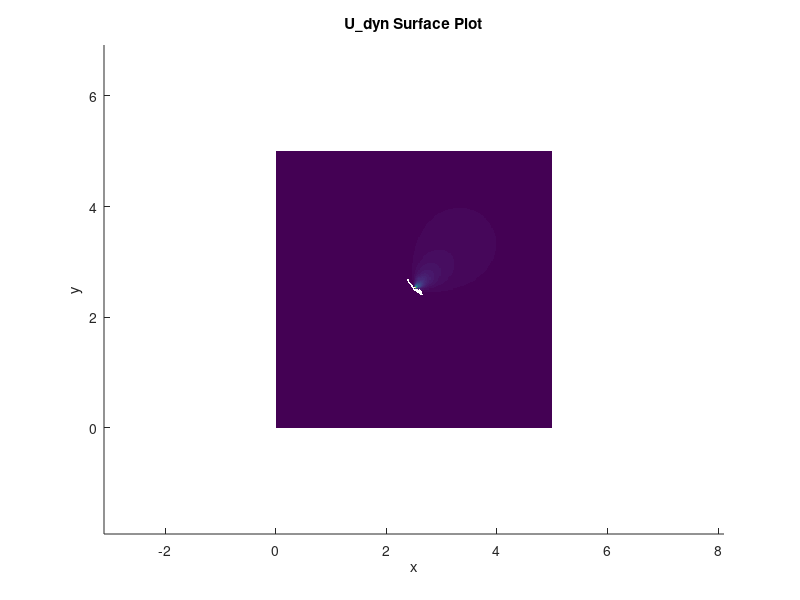
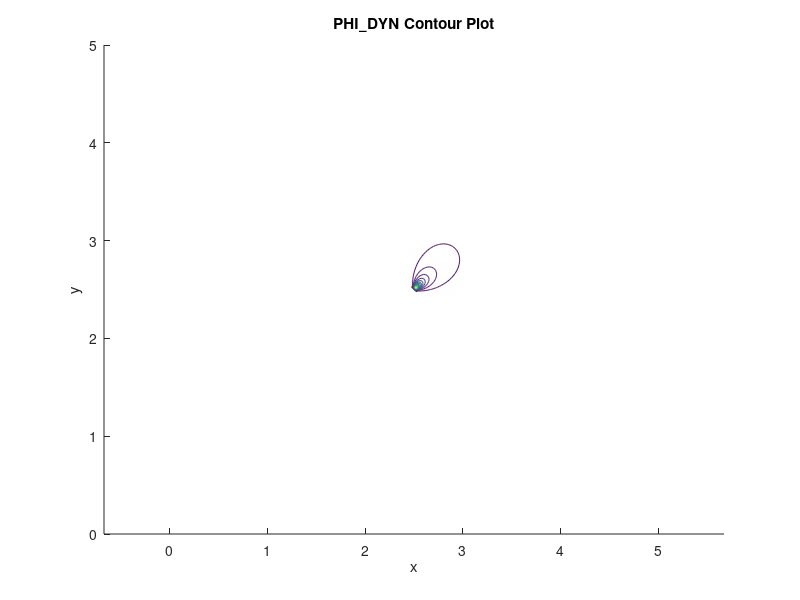
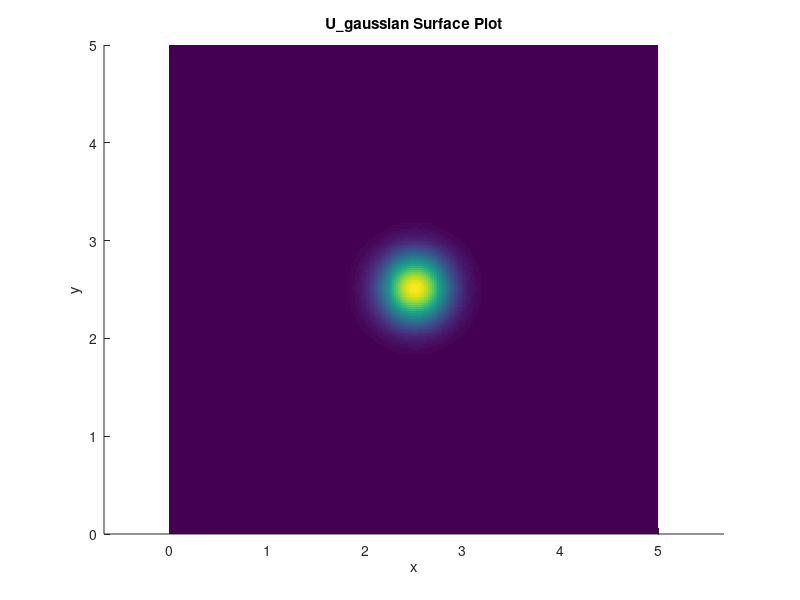

The MATLAB source for these figures, in order: (Note: a time limit stopped this script after it produced the figures.)
close   all;
clear   all;
clc;

is_verifying_analytical_gradient_w_symbolic_math    = 0;

lambda  = 0.25;
beta    = 4.0;%1.0;     % It seems that the Lyapunov function by Park et al. is only positive definite for even-valued beta (odd-valued might be not).
sigsq   = 9.0;
obs_p   = [2.5; 2.5];   % obstacle coordinate
goal_p  = [0.0; 0.0];
ro      = 1.0;
po      = 1.0;          % parameter for Ustatic
beta2   = 1.0;          % parameter for Ugs
sigsq2  = 4.0;          % parameter for Ugs
muctheta    = 1.0;      % parameter for Udyn3
sigctheta   = 1.0;      % parameter for Udyn3

y1      = linspace(0.0, 5.0, 251);
y2      = linspace(0.0, 5.0, 251);

f_vel           = @(t,Y) [(goal_p-Y)/((norm(goal_p-Y)*(norm(goal_p-Y)~=0))+((norm(goal_p-Y)==0)))];
% f_vel           = @(t,Y) [-1.0;-1.0];
f_p_to_obs      = @(t,Y) [(obs_p-Y)];
f_cos_theta     = @(t,VEL,P_X) [VEL.'*P_X/(((norm(VEL)*norm(P_X))*(norm(VEL)*norm(P_X)>0.00000001))+(norm(VEL)*norm(P_X)<=0.00000001))];
f_U_dyn         = @(t,COSTHETA,VEL,P_X) [((COSTHETA>0)*(norm(P_X)>0)*lambda*(COSTHETA^beta)*norm(VEL)/((norm(P_X)*(norm(P_X)>0.00000001))+(norm(P_X)<=0.00000001)))];
f_U_gaussian    = @(t,P_X) [exp(-sigsq*P_X.'*P_X)];
f_phi_gaussian  = @(t,P_X) [-2*sigsq*exp(-sigsq*P_X.'*P_X)*P_X];
% f_U_radial      = @(t,P_X) [ro^2/(P_X.'*P_X)];
% f_phi_radial    = @(t,P_X) [-2*((ro/(P_X.'*P_X))^2)*P_X];
f_U_static      = @(t,P_X) [(sqrt(P_X.'*P_X)<=po)*0.5*((1.0/sqrt(P_X.'*P_X))-(1.0/po))^2];
f_phi_static    = @(t,P_X) [(sqrt(P_X.'*P_X)<=po)*(1.0/(sqrt(P_X.'*P_X))^3)*((1.0/sqrt(P_X.'*P_X))-(1.0/po))*(-P_X)];
f_U_gs          = @(t,VEL,P_X) [norm(VEL)*exp(((beta2*VEL)-(sigsq2*(P_X))).'*P_X)];
f_phi_gs        = @(t,VEL,P_X) [-((2*sigsq2*P_X)-(beta2*VEL))*norm(VEL)*exp(((beta2*VEL)-(sigsq2*(P_X))).'*P_X)];
f_U_dyn2        = @(t,VEL,P_X) [norm(VEL)*exp((((beta2/((1e-10 + norm(VEL))*(1e-10 + norm(P_X))))*VEL)-(sigsq2*(P_X))).'*P_X)];
f_phi_dyn2      = @(t,VEL,P_X) [-norm(VEL)*(norm(P_X)~=0)*((2*sigsq2*P_X)-((beta2/((1e-10 + norm(VEL))*(1e-10 + norm(P_X))))*VEL)+((beta2/((1e-10 + norm(VEL))*((norm(P_X))^3 + 1e-10)))*(VEL.'*P_X)*P_X))*exp((((beta2/((1e-10 + norm(VEL))*(1e-10 + norm(P_X))))*VEL)-(sigsq2*(P_X))).'*P_X)];
f_U_dyn3        = @(t,VEL,P_X) [norm(VEL)*exp(-0.5 * (((VEL.'*P_X)/((1e-10 + norm(VEL))*(norm(P_X) + 1e-10)))-muctheta)^2 / sigctheta^2) * exp(-0.5*sigsq2*P_X.'*P_X)];
f_phi_dyn3      = @(t,VEL,P_X) [-norm(VEL)*(norm(P_X)~=0)*...
                                ((sigsq2*P_X) - ...
                                 (((((VEL.'*P_X)/((1e-10 + norm(VEL))*(norm(P_X) + 1e-10)))-muctheta)/(sigctheta^2))*...
                                  ((((VEL.'*P_X)/((1e-10 + norm(VEL))*((norm(P_X))^3 + 1e-10)))*P_X)-((1.0/((1e-10 + norm(VEL))*(1e-10 + norm(P_X))))*VEL))))*...
                                exp(-0.5 * (((VEL.'*P_X)/((1e-10 + norm(VEL))*(norm(P_X) + 1e-10)))-muctheta)^2 / sigctheta^2) * exp(-0.5*sigsq2*P_X.'*P_X)];

% creates two matrices one for all the x-values on the grid, and one for
% all the y-values on the grid. Note that x and y are matrices of the same
% size and shape
[x,y]   = meshgrid(y1,y2);

% we can use a single loop over each element to compute the derivatives at
% each point (y1, y2)
t=0; % we want the derivatives at each point at t=0, i.e. the starting time
for i = 1:size(x,1)
    for j = 1:size(x,2)
        vel     = f_vel(t,[x(i,j); y(i,j)]);
        V(i,j,1)= vel(1);
        V(i,j,2)= vel(2);
        
        px          = f_p_to_obs(t,[x(i,j); y(i,j)]);
        PX(i,j,1)   = px(1);
        PX(i,j,2)   = px(2);
        
%         nPX(i,j)    = norm(px);
        
        costheta        = f_cos_theta(t,vel,px);
        cos_theta(i,j)  = costheta;
        U_dyn(i,j)      = f_U_dyn(t,costheta,vel,px);
        if (norm(obs_p-[x(i,j); y(i,j)])<0.00000001)
             U_dyn(i,j) = max(max(U_dyn));
        end
        
        U_gaussian(i,j) = f_U_gaussian(t,px);
        
        U_sum(i,j)      = U_dyn(i,j) + U_gaussian(i,j);
        
        phi_gaussian        = f_phi_gaussian(t,px);
        PHI_GAUSSIAN(i,j,1) = phi_gaussian(1);
        PHI_GAUSSIAN(i,j,2) = phi_gaussian(2);
        
%         U_radial(i,j)   = f_U_radial(t,px);
%         phi_radial          = f_phi_radial(t,px);
%         PHI_RADIAL(i,j,1)   = phi_radial(1);
%         PHI_RADIAL(i,j,2)   = phi_radial(2);
    
%         U_static(i,j)       = f_U_static(t,px);
%         phi_static          = f_phi_static(t,px);
%         PHI_STATIC(i,j,1)   = phi_static(1);
%         PHI_STATIC(i,j,2)   = phi_static(2);
        
        U_gs(i,j)           = f_U_gs(t,vel,px);
        phi_gs              = f_phi_gs(t,vel,px);
        PHI_GS(i,j,1)       = phi_gs(1);
        PHI_GS(i,j,2)       = phi_gs(2);
        
        U_dyn2(i,j)          = f_U_dyn2(t,vel,px);
        phi_dyn2             = f_phi_dyn2(t,vel,px);
        PHI_DYN2(i,j,1)      = phi_dyn2(1);
        PHI_DYN2(i,j,2)      = phi_dyn2(2);
        
        U_dyn3(i,j)          = f_U_dyn3(t,vel,px);
        phi_dyn3             = f_phi_dyn3(t,vel,px);
        PHI_DYN3(i,j,1)      = phi_dyn3(1);
        PHI_DYN3(i,j,2)      = phi_dyn3(2);
    end
end

% figure;
% hold on;
% quiver(x,y,V(:,:,1),V(:,:,2),'r');
% xlabel('x')
% ylabel('y')
% axis tight equal;
% hold off;
% 
% figure;
% hold on;
% quiver(x,y,PX(:,:,1),PX(:,:,2),'r');
% xlabel('x')
% ylabel('y')
% axis tight equal;
% hold off;

% figure;
% hold on;
% h1  = surf(x,y,cos_theta);
% set(h1,'LineStyle','none');
% xlabel('x')
% ylabel('y')
% zlabel('cos theta')
% axis tight equal;
% hold off;

figure;
hold on;
h2  = surf(x,y,U_dyn);
set(h2,'LineStyle','none');
title('U\_dyn Surface Plot');
xlabel('x')
ylabel('y')
zlabel('U\_dyn')
axis tight equal;
hold off;

if (is_verifying_analytical_gradient_w_symbolic_math)
    syms x1_sym x2_sym x_sym v1_sym v2_sym v_sym o1_sym o2_sym o_sym d_sym lambda_sym beta_sym sigctheta_sym sigsq2_sym cos_theta_sym theta_sym phi_dyn_sym phi_dyn_byhand U_dyn3_sym phi_dyn3_sym phi_dyn3_byhand model_diff;
    x_sym           = [x1_sym; x2_sym];
    v_sym           = [v1_sym; v2_sym];
    o_sym           = [o1_sym; o2_sym];

    cos_theta_sym   = v_sym.'*(o_sym-x_sym)/(norm(v_sym)*norm(o_sym-x_sym));
    theta_sym       = acos(cos_theta_sym);
    U_dyn_sym       = lambda_sym*((cos_theta_sym)^beta_sym)*norm(v_sym)/norm(o_sym-x_sym);
    phi_dyn_sym     = -gradient(U_dyn_sym, [x1_sym, x2_sym]);
    d_sym           = norm(o_sym-x_sym);
    U_dyn3_sym      = norm(v_sym) * exp(-0.5*((cos_theta_sym-muctheta)/sigctheta_sym)^2) * exp(-0.5*sigsq2_sym * d_sym^2);
    phi_dyn3_sym    = -gradient(U_dyn3_sym, [x1_sym, x2_sym]);
    phi_dyn3_byhand = -norm(v_sym) * (sigsq2_sym*(o_sym-x_sym) - (((cos_theta_sym-muctheta)/(sigctheta_sym^2))*((v_sym.'*(o_sym-x_sym))/(norm(v_sym)*norm(o_sym-x_sym)^3)*(o_sym-x_sym) - (1.0/(norm(v_sym)*norm(o_sym-x_sym))*v_sym)))) * exp(-0.5*((cos_theta_sym-muctheta)/sigctheta_sym)^2) * exp(-0.5*sigsq2_sym * d_sym^2);

    phi_dyn_byhand  = lambda_sym*((cos_theta_sym)^(beta_sym-1))*(1.0/(norm(o_sym-x_sym)^4))*((v_sym.'*(o_sym-x_sym)*(x_sym-o_sym))+(beta_sym*[(x_sym-o_sym),v_sym]*[v_sym.'*(o_sym-x_sym); (norm(o_sym-x_sym)^2)]));

    x1 = [1,3,8,39,10];
    x2 = [2,5,4,3,90];
    v1 = [2,49,90,84,75];
    v2 = [14,24,92,90,102];
    o1 = [0.5,2,9,6,3];
    o2 = [10.5,22,39,96,63];
    sigctheta_sym=sigctheta;
    sigsq2_sym = sigsq2;
    model_diff = 0.0;
    for i=1:size(x1,2)
        v1_sym  = v1(1,i);
        v2_sym  = v2(1,i);

        x1_sym  = x1(1,i);
        x2_sym  = x2(1,i);

        o1_sym  = o1(1,i);
        o2_sym  = o2(1,i);

        subs_sym    = simplify(subs(phi_dyn3_sym))
        subs_byhand = simplify(subs(phi_dyn3_byhand))
        diff        = norm(simplify(subs_sym - subs_byhand))
        model_diff  = model_diff + diff
    end
    keyboard
end

o1_sym          = obs_p(1,1);
o2_sym          = obs_p(2,1);
o_sym           = [o1_sym; o2_sym];
lambda_sym      = lambda;
beta_sym        = beta;
model_diff      = 0.0;
max_norm_phi_dyn    = 0.0;
for i = 1:size(x,1)
    for j = 1:size(x,2)
        v1_sym  = V(i,j,1);
        v2_sym  = V(i,j,2);
        
        x1_sym  = x(i,j);
        x2_sym  = y(i,j);
        
%         model_diff  = model_diff + norm(subs(phi_dyn_sym) - subs(phi_dyn_byhand))
        if ((norm([V(i,j,1); V(i,j,2)])>=0.001) || (norm(obs_p-[x(i,j); y(i,j)])>=0.1))
%             phi_dyn     = subs(phi_dyn_byhand);
            x_sym           = [x1_sym; x2_sym];
            v_sym           = [v1_sym; v2_sym];

            cos_theta_sym   = v_sym.'*(o_sym-x_sym)/(norm(v_sym)*norm(o_sym-x_sym));
            if (cos_theta_sym>0.0)
                phi_dyn     = lambda_sym*((cos_theta_sym)^(beta_sym-1))*(1.0/(norm(o_sym-x_sym)^4))*((v_sym.'*(o_sym-x_sym)*(x_sym-o_sym))+(beta_sym*[(x_sym-o_sym),v_sym]*[v_sym.'*(o_sym-x_sym); (norm(o_sym-x_sym)^2)]));
            else
                phi_dyn     = zeros(2,1);
            end
        else
            phi_dyn         = zeros(2,1);
        end
        PHI_DYN(i,j,1)      = phi_dyn(1);
        PHI_DYN(i,j,2)      = phi_dyn(2);
        
%         if (norm(phi_dyn) > max_norm_phi_dyn)
%             max_norm_phi_dyn= norm(phi_dyn);
%         end
    end
end

% PHI_DYN     = PHI_DYN/max_norm_phi_dyn;
PHI_SUM     = PHI_DYN + PHI_GAUSSIAN;

% figure;
% hold on;
% surf(x,y,nPX);
% % quiver(x,y,PX(:,:,1),PX(:,:,2),'r');
% title('PX Contour Plot');
% xlabel('x')
% ylabel('y')
% axis tight equal;
% hold off;

figure;
hold on;
quiver(x,y,PHI_DYN(:,:,1),PHI_DYN(:,:,2),'r');
contour(x,y,U_dyn, 20);
title('PHI\_DYN Contour Plot');
xlabel('x')
ylabel('y')
axis tight equal;
hold off;

figure;
hold on;
h3  = surf(x,y,U_gaussian);
set(h3,'LineStyle','none');
title('U\_gaussian Surface Plot');
xlabel('x')
ylabel('y')
zlabel('U\_gaussian')
axis tight equal;
hold off;

figure;
hold on;
quiver(x,y,PHI_GAUSSIAN(:,:,1),PHI_GAUSSIAN(:,:,2),'r');
contour(x,y,U_gaussian, 20);
title('PHI\_GAUSSIAN Contour Plot');
xlabel('x')
ylabel('y')
axis tight equal;
hold off;

% figure;
% hold on;
% h3  = surf(x,y,U_radial);
% set(h3,'LineStyle','none');
% title('U\_radial Surface Plot');
% xlabel('x')
% ylabel('y')
% zlabel('U\_radial')
% axis tight equal;
% hold off;

% figure;
% hold on;
% quiver(x,y,PHI_RADIAL(:,:,1),PHI_RADIAL(:,:,2),'r');
% contour(x,y,U_radial, 20);
% title('PHI\_RADIAL Contour Plot');
% xlabel('x')
% ylabel('y')
% axis tight equal;
% hold off;

% figure;
% hold on;
% h4  = surf(x,y,U_static);
% set(h4,'LineStyle','none');
% title('U\_static Surface Plot');
% xlabel('x')
% ylabel('y')
% zlabel('U\_static')
% axis tight equal;
% hold off;
% 
% figure;
% hold on;
% quiver(x,y,PHI_STATIC(:,:,1),PHI_STATIC(:,:,2),'r');
% contour(x,y,U_static, 20);
% title('PHI\_STATIC Contour Plot');
% xlabel('x')
% ylabel('y')
% axis tight equal;
% hold off;

% figure;
% hold on;
% h5  = surf(x,y,U_gs);
% set(h5,'LineStyle','none');
% title('U\_gs Surface Plot');
% xlabel('x')
% ylabel('y')
% zlabel('U\_gs')
% axis tight equal;
% hold off;
% 
% figure;
% hold on;
% quiver(x,y,PHI_GS(:,:,1),PHI_GS(:,:,2),'r');
% contour(x,y,U_gs, 20);
% title('PHI\_GS Contour Plot');
% xlabel('x')
% ylabel('y')
% axis tight equal;
% hold off;

figure;
hold on;
h6  = surf(x,y,U_dyn2);
set(h6,'LineStyle','none');
title('U\_dyn2 Surface Plot');
xlabel('x')
ylabel('y')
zlabel('U\_dyn2')
axis tight equal;
hold off;

figure;
hold on;
quiver(x,y,PHI_DYN2(:,:,1),PHI_DYN2(:,:,2),'r');
contour(x,y,U_dyn2, 20);
title('PHI\_DYN2 Contour Plot');
xlabel('x')
ylabel('y')
axis tight equal;
hold off;

figure;
hold on;
h7  = surf(x,y,U_dyn3);
set(h7,'LineStyle','none');
title('U\_dyn3 Surface Plot');
xlabel('x')
ylabel('y')
zlabel('U\_dyn3')
axis tight equal;
hold off;

figure;
hold on;
quiver(x,y,PHI_DYN3(:,:,1),PHI_DYN3(:,:,2),'r');
contour(x,y,U_dyn3, 20);
title('PHI\_DYN3 Contour Plot');
xlabel('x')
ylabel('y')
axis tight equal;
hold off;

% figure;
% hold on;
% h6  = surf(x,y,U_sum);
% set(h6,'LineStyle','none');
% title('U\_sum Surface Plot');
% xlabel('x')
% ylabel('y')
% zlabel('U\_sum')
% axis tight equal;
% hold off;
% 
% figure;
% hold on;
% quiver(x,y,PHI_SUM(:,:,1),PHI_SUM(:,:,2),'r');
% contour(x,y,U_sum, 20);
% title('PHI\_SUM Contour Plot');
% xlabel('x')
% ylabel('y')
% axis tight equal;
% hold off;
